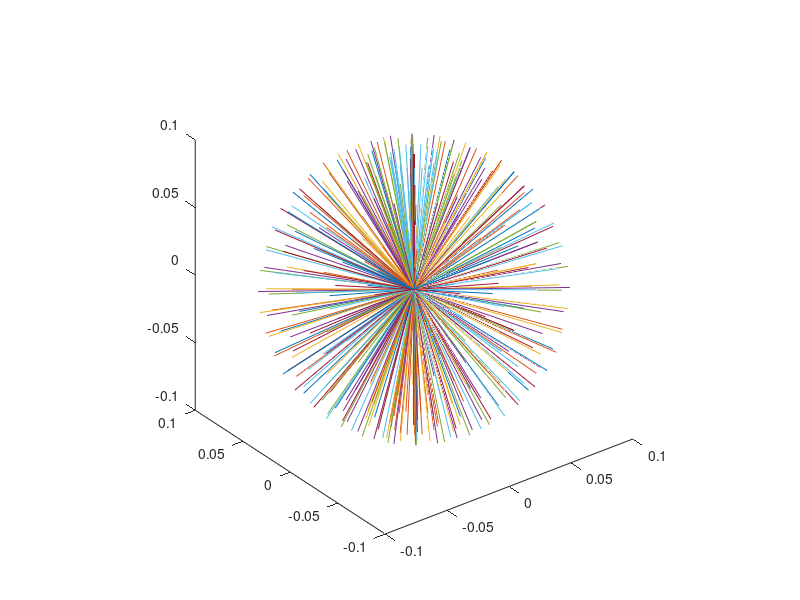

Write the MATLAB code that produced this figure.
k=9e9;
q=1e-9;
r0=0.1;
u0=k*q/r0;
[X,Y,Z]=sphere(20);
r0=0.1;
x=r0*X(:)';
y=r0*Y(:)';
z=r0*Z(:)';
x=[x;zeros(size(x))];
y=[y;zeros(size(y))];
z=[z;zeros(size(z))];
plot3(x,y,z);hold on;
axis square;
shading interp;